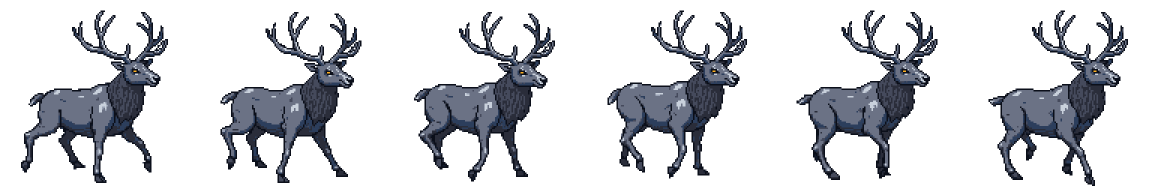
#> input picture packages/braise/assets/source/boss-cerf-cendre/apercu-x3.png, 2304 x 384 px (shown at 1/2 size)
$ python keypose-cerf.py ../packages/braise/assets/source/boss-cerf-cendre/apercu-x3.png ../packages/braise/assets/source/boss-cerf-cendre/apercu-x3.png
#> lines starting #> are read from the running program, lines starting #| are printed output that depends on the picture
"""Compose les images clés de pose du Cerf à partir de l'image 0 de sa marche.

usage : python tools/keypose-cerf.py <source.png> <sortie_dir> [flip=1] [pivot=x,y] [cut=y] [eye=x,y] [feet=x,y] [xmax=n] [atop=n]
La tête (bois compris) tourne autour du garrot ; une pose 'cabre' fait basculer tout le corps autour des sabots arrière.
Les réglages par défaut sont ceux du Cerf sans lumière (tête à gauche). `flip=1` retourne l'image avant de composer
et la rend retournée à nouveau : pour un Cerf dont la tête est à droite, donner les repères de l'image retournée.
"""
import sys, os
from PIL import Image

src, out = sys.argv[1], sys.argv[2]
opts = dict(a.split('=', 1) for a in sys.argv[3:])


def pair(key, default):
    return tuple(int(v) for v in opts[key].split(',')) if key in opts else default


os.makedirs(out, exist_ok=True)
FLIP = opts.get('flip') == '1'
base = Image.open(src).convert('RGBA')
#> base is the input picture: PIL image 2304x384 RGBA; mean R, G, B, A 15.5, 17, 20.9, 59.7
if FLIP:
    base = base.transpose(Image.FLIP_LEFT_RIGHT)
W, H = base.size
#> W = 2304; H = 384
PIVOT = pair('pivot', (52, 66))      # le garrot : la tête et les bois tournent autour
HEAD_CUT = int(opts.get('cut', 66))  # au-dessus de cette ligne : tête et bois
FEET = pair('feet', (90, 117))       # les sabots arrière
EYE = pair('eye', (44, 54))          # l'œil
XMAX = int(opts.get('xmax', 100))    # à droite de cette colonne, sous les bois : le corps
ATOP = int(opts.get('atop', 0))      # au-dessus de cette ligne, quelle que soit la colonne : les bois


def split(img):
    head = Image.new('RGBA', img.size, (0, 0, 0, 0))
    body = Image.new('RGBA', img.size, (0, 0, 0, 0))
    hp, bp, ip = head.load(), body.load(), img.load()
    for y in range(img.height):
        for x in range(img.width):
            p = ip[x, y]
            if p[3] == 0:
                continue
            if (y < HEAD_CUT and x < XMAX) or y < ATOP:
                hp[x, y] = p
            else:
                bp[x, y] = p
    return head, body


def rot(img, angle, center):
    # nearest : pas de lissage, les pixels restent nets (PIL tourne dans le sens inverse des aiguilles)
    return img.rotate(angle, resample=Image.NEAREST, center=center)


def shift(img, dx, dy):
    res = Image.new('RGBA', img.size, (0, 0, 0, 0))
    res.alpha_composite(img, (dx, dy)) if dx >= 0 and dy >= 0 else res.paste(img, (dx, dy))
    return res


def tint(img, region, color, amount):
    """Teinte vers `color` les pixels clairs d'une zone (x0,y0,x1,y1)."""
    px = img.load()
    x0, y0, x1, y1 = region
    for y in range(max(0, y0), min(img.height, y1)):
        for x in range(max(0, x0), min(img.width, x1)):
            p = px[x, y]
            if p[3] == 0:
                continue
            if sum(p[:3]) > 330:  # les bois clairs, pas les contours
                px[x, y] = tuple(int(p[i] * (1 - amount) + color[i] * amount) for i in range(3)) + (255,)
    return img


def compose(head_angle=0, head_dx=0, head_dy=0, body_angle=0, body_dy=0, glow=None, eyes=False):
    head, body = split(base)
    if glow in ('antlers', 'antlers_half'):
        tint(head, (0, 0, 128, 47), (255, 61, 129), 0.85 if glow == 'antlers' else 0.5)
    elif glow in ('eyes', 'eyes_small'):
        px = head.load()
        ex, ey = EYE
        core = tuple((ex + a, ey + b) for a, b in ((-1, 0), (0, 0), (1, 0), (0, -1), (0, 1)))
        halo = tuple((ex + a, ey + b) for a, b in ((-2, 0), (2, 0), (-1, -1), (1, -1), (-1, 1), (1, 1)))
        wide = tuple((ex + a, ey + b) for a, b in ((-3, 0), (3, 0), (-2, -1), (2, -1), (-2, 1), (2, 1), (-1, -2), (0, -2), (1, -2), (-1, 2), (0, 2), (1, 2)))
        for (x, y) in (core if glow == 'eyes_small' else core + halo):
            px[x, y] = (255, 61, 129, 255)
        if glow == 'eyes':
            for (x, y) in wide:
                px[x, y] = (255, 120, 170, 255)
            for (x, y) in halo:
                px[x, y] = (255, 190, 215, 255)
    head = rot(head, head_angle, PIVOT)
    head = shift(head, head_dx, head_dy)
    out_img = Image.new('RGBA', base.size, (0, 0, 0, 0))
    out_img.alpha_composite(body)
    out_img.alpha_composite(head)
    if body_angle or body_dy:
        out_img = rot(out_img, body_angle, FEET)
        out_img = shift(out_img, 0, body_dy)
    return out_img


# nom -> (pose finale, pose de départ déjà bien entamée)
POSES = {
    'charge': (dict(head_angle=38, head_dx=-4, head_dy=15, body_dy=3), dict(head_angle=20, head_dx=-2, head_dy=8, body_dy=1)),
    'roots':  (dict(head_angle=50, head_dx=-3, head_dy=30, body_dy=2, glow='antlers'), dict(head_angle=28, head_dx=-2, head_dy=15, body_dy=1)),
    'stomp':  (dict(head_angle=-12, head_dy=-2, body_angle=-26, body_dy=-2), dict(head_angle=-6, body_angle=-14)),
    'stalk':  (dict(head_angle=-20, head_dx=3, head_dy=-6, glow='eyes'), dict(head_angle=-10, head_dx=1, head_dy=-3, glow='eyes_small')),
    'volley': (dict(head_angle=-26, head_dx=5, head_dy=-4, glow='antlers'), dict(head_angle=-14, head_dx=3, head_dy=-2, glow='antlers_half')),
    'roar':   (dict(head_angle=-34, head_dx=6, head_dy=-8, body_angle=-8, body_dy=-1), dict(head_angle=-18, head_dx=3, head_dy=-4)),
}

names = list(POSES)
sheet = Image.new('RGBA', (W * 2, H * len(names)), (40, 44, 56, 255))
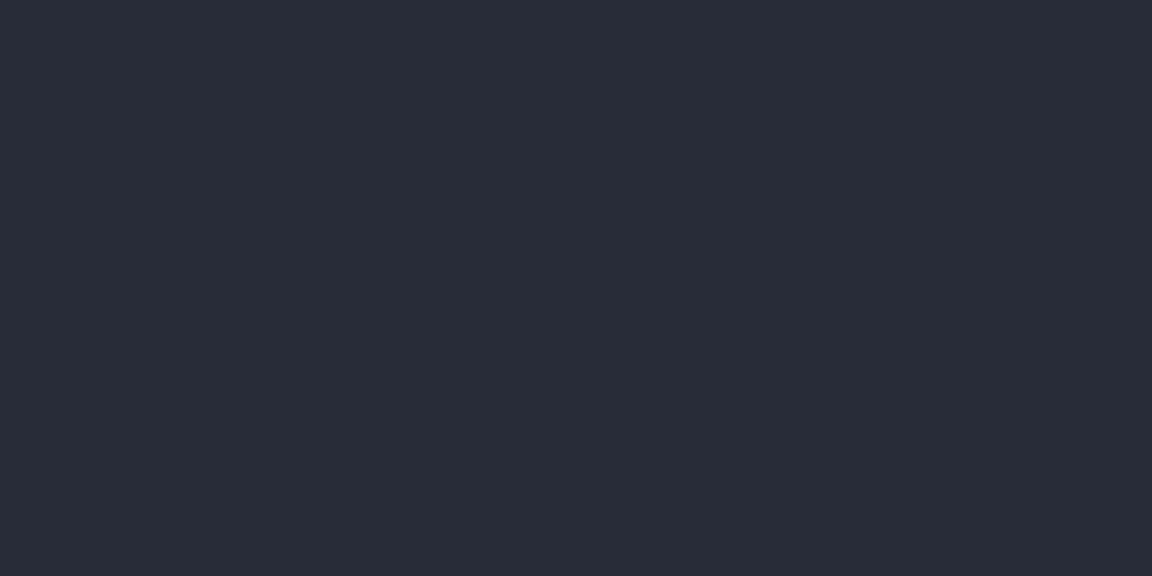
#> sheet: PIL image 4608x2304 RGBA (shown at 1/4 size); mean R, G, B, A 40, 44, 56, 255
for r, name in enumerate(names):
    end_kw, start_kw = POSES[name]
    for c, (tag, kw) in enumerate((('start', start_kw), ('end', end_kw))):
        img = compose(**kw)
        if FLIP:
            img = img.transpose(Image.FLIP_LEFT_RIGHT)
        img.save(os.path.join(out, f'{name}-{tag}.png'))
        sheet.alpha_composite(img, (c * W, r * H))
#> this loop made 6 passes
#> start_kw on passes 3, 6: {'head_angle': -6, 'body_angle': -14}, {'head_angle': -18, 'head_dx': 3, 'head_dy': -4}
#> pass 1, in compose, `out_img = shift(out_img, 0, body_dy)`:
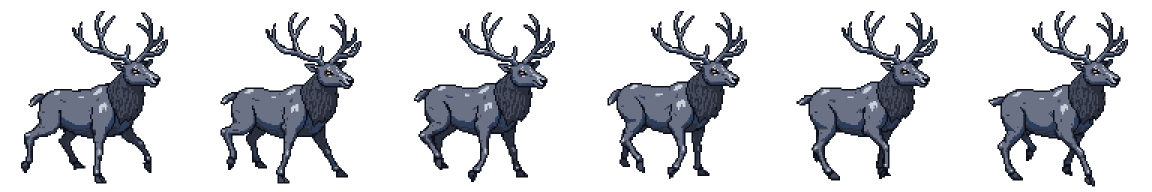
#> out_img: PIL image 2304x384 RGBA (shown at 1/2 size); mean R, G, B, A 15.5, 17, 20.9, 59.7; transparent parts drawn white
#> pass 1, in compose (call 2), `out_img = shift(out_img, 0, body_dy)`:
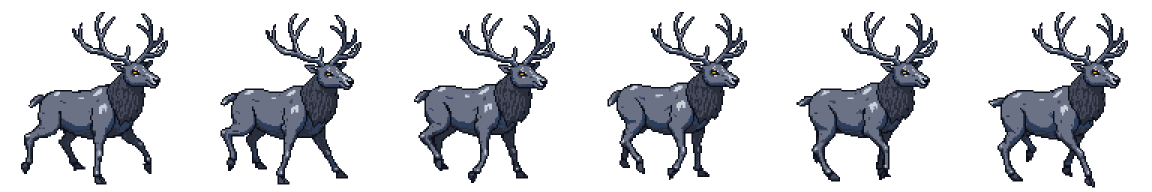
#> out_img: PIL image 2304x384 RGBA (shown at 1/2 size); mean R, G, B, A 15.5, 17, 20.9, 59.7; transparent parts drawn white
#> pass 2, in compose (call 4), `out_img = shift(out_img, 0, body_dy)`:
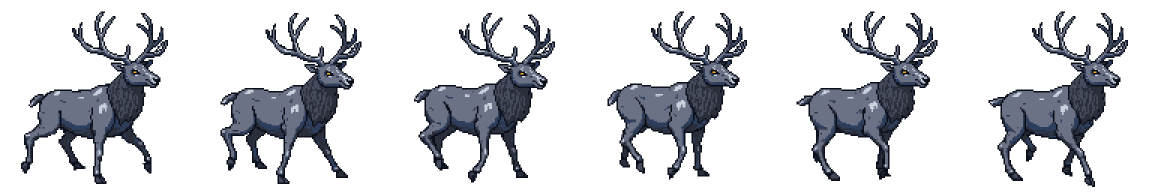
#> out_img: PIL image 2304x384 RGBA (shown at 1/2 size); mean R, G, B, A 15.5, 17, 20.9, 59.7; transparent parts drawn white
#> after the loop:
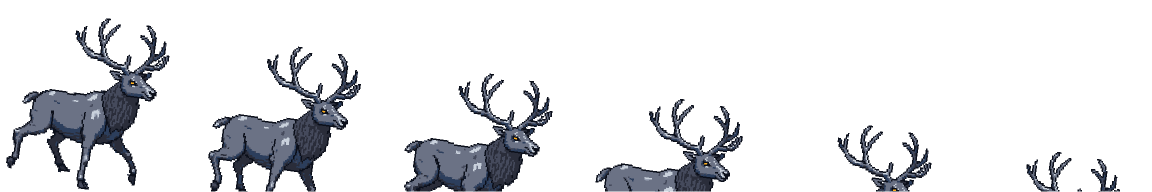
#> img: PIL image 2304x384 RGBA (shown at 1/2 size); mean R, G, B, A 9.7, 10.6, 13, 37; transparent parts drawn white
#> after the loop:
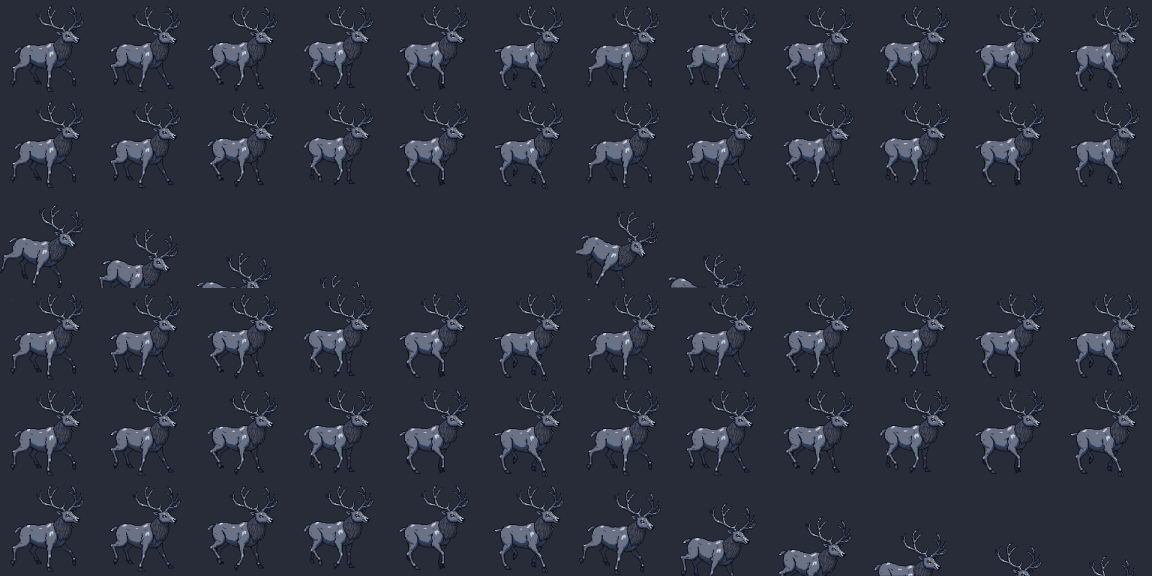
#> sheet: PIL image 4608x2304 RGBA (shown at 1/4 size); mean R, G, B, A 45.3, 49.7, 62.6, 255
sheet.save(os.path.join(out, 'sheet.png'))
sheet.resize((sheet.width * 2, sheet.height * 2), Image.NEAREST).save(os.path.join(out, 'sheet2x.png'))
print('ok', names)
